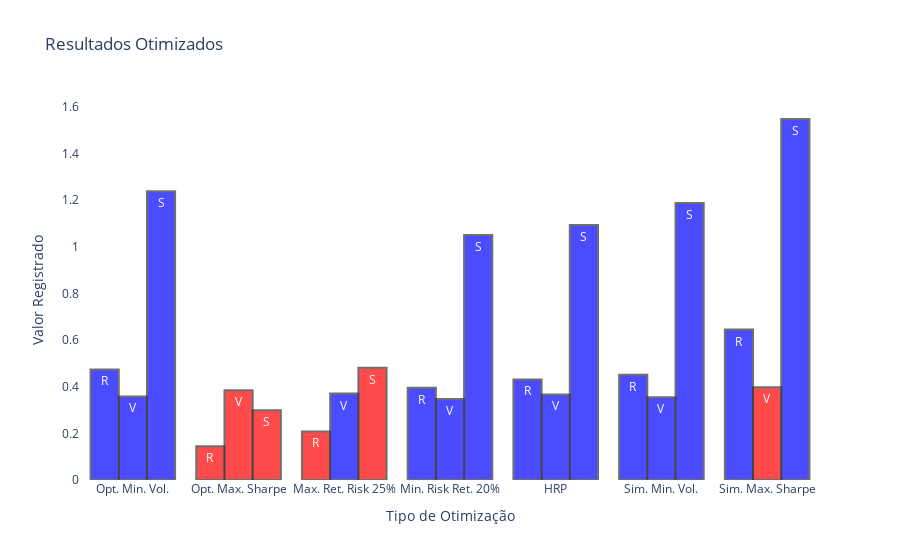

This figure's notebook cell:
### Markdown cell above
## Comparação Entre as Otimizações

### Code cell
rets = Portfolio.all_rets()[4:]
vols = Portfolio.all_vols()[4:]
sharpes = Portfolio.all_sindex()[4:]

ret_cores = map(
    lambda r: 'red' if r < acoes_fut.portfolio_return() else 'blue',
    rets
)

vol_cores = map(
    lambda v: 'blue' if v < acoes_fut.volatility() else 'red',
    vols
)

sharpe_cores = map(
    lambda s: 'red' if s < acoes_fut.s_index(selic_a_fut) else 'blue',
    sharpes
)

colors = {
    'rets': list(ret_cores),
    'vols': list(vol_cores),
    'sharpes': list(sharpe_cores)
}

# como a imagem do plotly não é renderizada no github,
# insiro o png da mesma
aux.plot_opt_comparisons(rets, vols, sharpes, colors)

### Figure 1 — Plotly figure (JSON) as saved in the notebook; plotly's stock layout.template omitted (floating-point values rounded to 4 significant figures)
{"data": [{"hoverinfo": "text+y", "marker": {"color": ["blue", "red", "red", "blue", "blue", "blue", "blue"], "line": {"color": "#333", "width": 2}}, "opacity": 0.7, "showlegend": false, "text": "R", "type": "bar", "x": ["Opt. Min. Vol.", "Opt. Max. Sharpe", "Max. Ret. Risk 25%", "Min. Risk Ret. 20%", "HRP", "Sim. Min. Vol.", "Sim. Max. Sharpe"], "y": [0.4743, 0.1453, 0.2084, 0.3957, 0.4317, 0.4519, 0.6455]}, {"hoverinfo": "text+y", "marker": {"color": ["blue", "red", "blue", "blue", "blue", "blue", "red"], "line": {"color": "#333", "width": 2}}, "opacity": 0.7, "showlegend": false, "text": "V", "type": "bar", "x": ["Opt. Min. Vol.", "Opt. Max. Sharpe", "Max. Ret. Risk 25%", "Min. Risk Ret. 20%", "HRP", "Sim. Min. Vol.", "Sim. Max. Sharpe"], "y": [0.3587, 0.385, 0.3706, 0.3478, 0.3671, 0.3552, 0.3974]}, {"hoverinfo": "text+y", "marker": {"color": ["blue", "red", "red", "blue", "blue", "blue", "blue"], "line": {"color": "#333", "width": 2}}, "opacity": 0.7, "showlegend": false, "text": "S", "type": "bar", "x": ["Opt. Min. Vol.", "Opt. Max. Sharpe", "Max. Ret. Risk 25%", "Min. Risk Ret. 20%", "HRP", "Sim. Min. Vol.", "Sim. Max. Sharpe"], "y": [1.239, 0.2994, 0.4814, 1.052, 1.094, 1.188, 1.549]}], "layout": {"hoverdistance": 100, "plot_bgcolor": "#FFF", "title": {"text": "Resultados Otimizados"}, "xaxis": {"showgrid": false, "title": {"text": "Tipo de Otimização"}}, "yaxis": {"showgrid": false, "title": {"text": "Valor Registrado"}}}}
